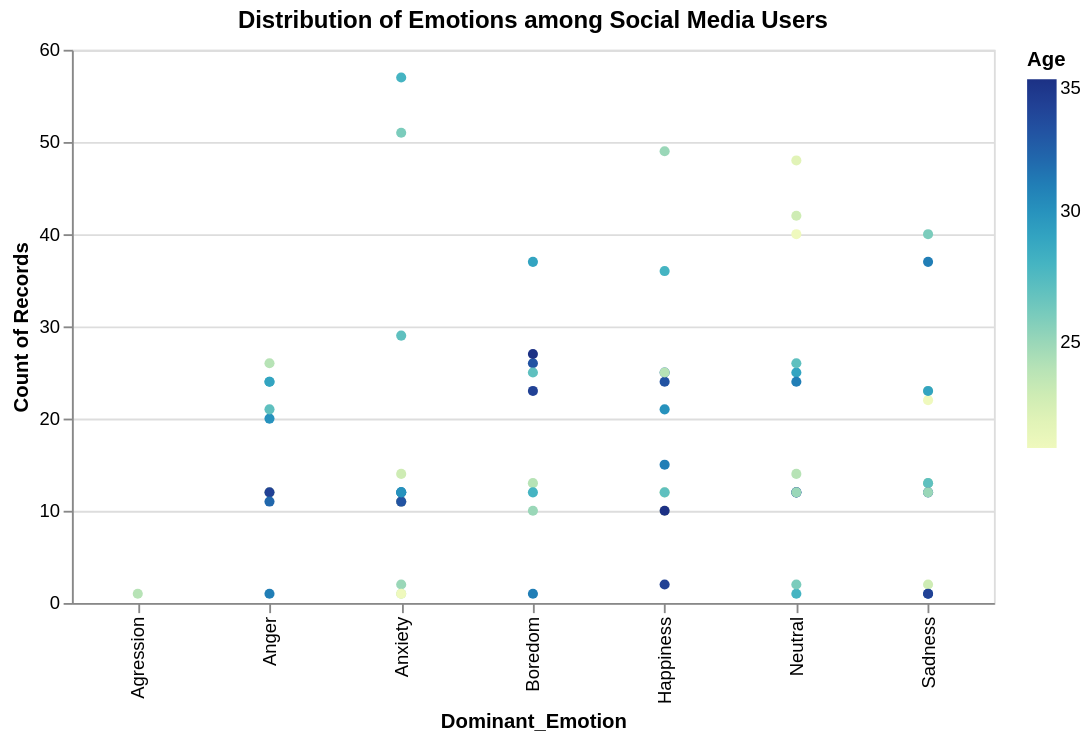

Source (notebook cell):
### Code cell
# Show the distribution of age among number of records using a Scatterplot
hyp_charttwo = alt.Chart(hyp_data_new).mark_circle().encode(
    x=alt.X('Dominant_Emotion', scale=alt.Scale(zero=False)),
    color=alt.Color('Age', scale=alt.Scale(scheme = 'yellowgreenblue')),
    y=alt.Y('count(Dominant_Emotion)', scale=alt.Scale(zero=False))
).properties(height =300,width = 500, title='Distribution of Emotions among Social Media Users')
hyp_charttwo.mark_circle(tooltip = True)

### Figure 1 — Vega-Lite specification as saved in the notebook (floating-point values rounded to 4 significant figures; data arrays with more than 128 entries replaced by an {"elided": "..."} marker saying what was removed)
{"config": {"view": {"continuousWidth": 400, "continuousHeight": 300}}, "data": {"name": "data-f2704f0c5c2a5262288a5e88a3f6df49"}, "mark": {"type": "circle", "tooltip": true}, "encoding": {"color": {"field": "Age", "scale": {"scheme": "yellowgreenblue"}, "type": "quantitative"}, "x": {"field": "Dominant_Emotion", "scale": {"zero": false}, "type": "nominal"}, "y": {"aggregate": "count", "field": "Dominant_Emotion", "scale": {"zero": false}, "type": "nominal"}}, "height": 300, "title": "Distribution of Emotions among Social Media Users", "width": 500, "$schema": "https://vega.github.io/schema/vega-lite/v4.17.0.json", "datasets": {"data-f2704f0c5c2a5262288a5e88a3f6df49": {"elided": "1248 records"}}}
